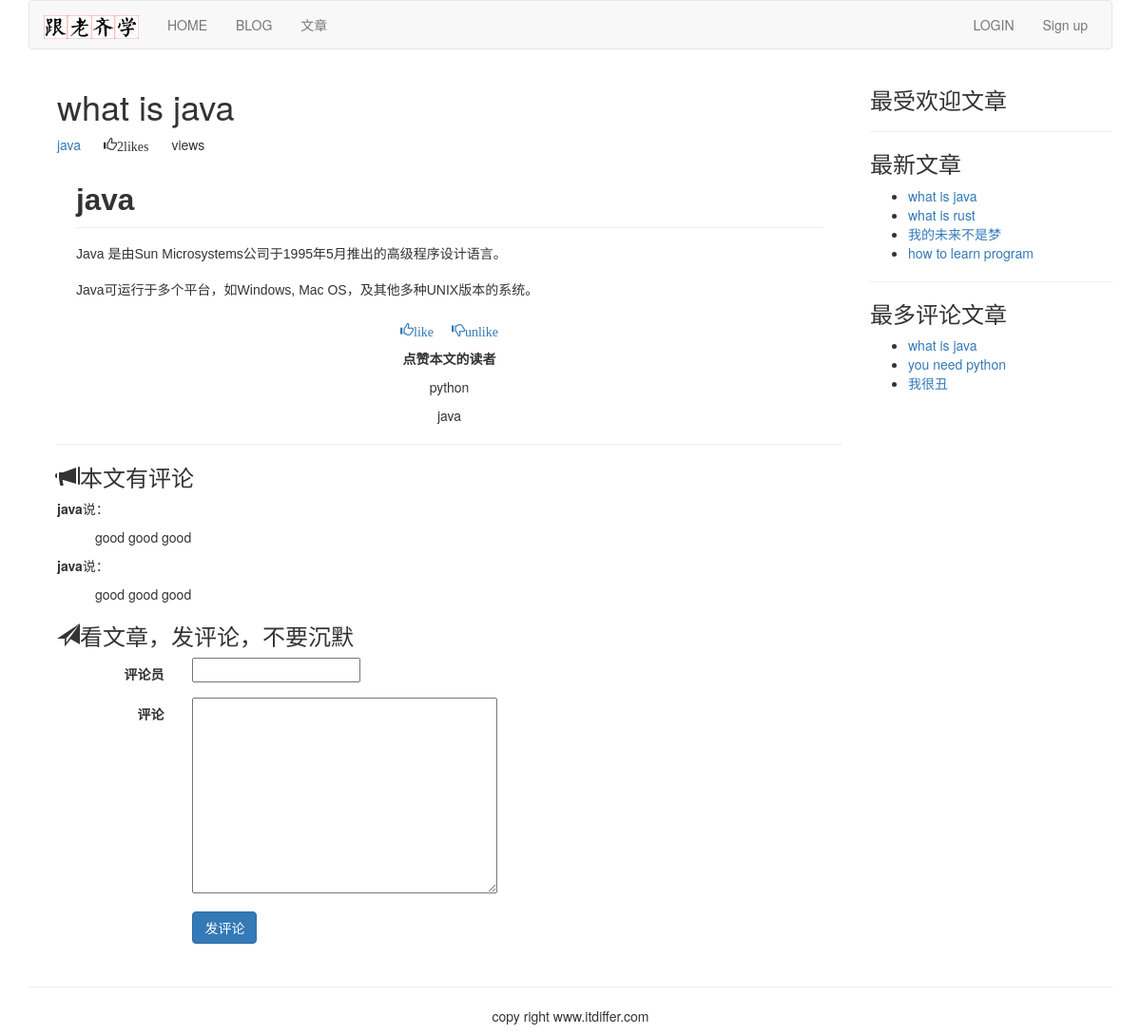
Screenshot of /article/list-article-detail/7/what-is-java/ with the database file from the repository.
### article/models.py (models this page shows, shortened)
class ArticlePost(models.Model):
	author = models.ForeignKey(User, on_delete=models.CASCADE, related_name="article")
	title = models.CharField(max_length=200)
	slug = models.SlugField(max_length=500)
	column = models.ForeignKey(ArticleColumn, on_delete=models.CASCADE, related_name="article_column")
	body = models.TextField()
	created = models.DateTimeField(default=timezone.now)    #②
	updated = models.DateTimeField(auto_now=True)
	users_like = models.ManyToManyField(User, related_name="articles_like", blank=True)
	class Meta:
		ordering = ("-updated",)
		index_together = (('id', 'slug'),)    #③
	def get_url_path(self):
		return reverse("article:list_article_detail", args=[self.id, self.slug])

class Comment(models.Model):
	article = models.ForeignKey(ArticlePost, on_delete=models.CASCADE, related_name="comments")    #①
	commentator = models.CharField(max_length=90)
	body = models.TextField()
	created = models.DateTimeField(auto_now_add=True)
	class Meta:
		ordering = ('-created',)    #②

### article/list_views.py (the view)
# urls.py: re_path(r'^article-detail/(?P<id>\d+)/(?P<slug>[-\w]+)/$', views.article_detail, name="article_detail"),
def article_detail(request, id, slug):
	article = get_object_or_404(ArticlePost, id=id, slug=slug)
	total_views = r.incr("article:{}:views".format(article.id))
	r.zincrby('article_ranking', article.id, 1)
	article_ranking = r.zrange('article_ranking', 0, -1, desc=True)[:10]
	article_ranking_ids = [int(id) for id in article_ranking]
	most_viewed = list(ArticlePost.objects.filter(id__in=article_ranking_ids))
	most_viewed.sort(key=lambda x: article_ranking_ids.index(x.id))
	if request.method == "POST":    #①
		comment_form = CommentForm(data=request.POST)
		if comment_form.is_valid():
			new_comment = comment_form.save(commit=False)
			new_comment.article = article
			new_comment.save()
	else:
		comment_form = CommentForm()
	return render(request, "article/list/article_detail.html", {"article":article, "total_views":total_views, "most_viewed": most_viewed, "comment_form":comment_form})

### article/forms.py
class CommentForm(forms.ModelForm):
	class Meta:
		model = Comment
		fields = ("commentator", "body",)

### article/templatetags/article_tags.py (called while the page is built)
@register.inclusion_tag('article/list/latest_articles.html')    #①
def latest_articles(n=5):    #②
	latest_articles = ArticlePost.objects.order_by("-created")[:n]    #③
	return {"latest_articles": latest_articles}    #④

@register.simple_tag    #①
def most_commented_articles(n=3):    #②
	return ArticlePost.objects.annotate(total_comments=Count('comments')).order_by("-total_comments")[:n]    #③

@register.filter(name='markdown')    #①
def markdown_filter(text):    #②
	return mark_safe(markdown.markdown(text))    #③

### templates/article/list/article_detail.html (shortened to what this page needs)
{% extends "base.html" %}
{% load article_tags %}
{% load staticfiles %}
{% block content %}
{% with total_likes=article.users_like.count users_like=article.users_like.all %}
<div class="container">
<div class="col-md-9">
    <header>
        <h1>{{ article.title }}</h1>
        <p>
        <a href="{% url 'article:author_articles' article.author.username %}">
            {{ article.author.username }}
        </a>
        <span style="margin-left:20px" class="glyphicon glyphicon-thumbs-up">{{ total_likes }}like{{ total_likes | pluralize }}</span>
        <span style="margin-left: 20px">{{ total_views }}view{{ total_views | pluralize }}</span>
    </p>
    </header>
    <link rel="stylesheet" href="{% static 'editor/css/editormd.preview.css' %}" />
    <div id='editormd-view'>
{{ article.body | markdown }}
    </div>
    <div>
        <p class="text-center">
            <a onclick="like_article({{article.id}}, 'like')" href="#"><span class="glyphicon glyphicon-thumbs-up">like</span></a>
            <a onclick="like_article({{article.id}}, 'unlike')" href="#"><span style="margin-left: 15px;" class="glyphicon glyphicon-thumbs-down">unlike</span></a>
        </p>
    </div>
    <div>
        <p class="text-center"><strong>点赞本文的读者</strong></p>
        {% for user in article.users_like.all %}
        <p class="text-center">{{ user.username }}</p>
        {% empty %}
        <p class="text-center">还没有人对此文章表态</p>
        {% endfor %}
    </div>
    <hr>
    <div>
        <h3><span class="glyphicon glyphicon-bullhorn"></span>本文有{{ comments.count }}评论</h3>
        {% for comment in article.comments.all %}
        <div>
            <p><strong>{{ comment.commentator }}</strong>说：</p>
            <p style="margin-left:40px;">{{ comment.body }}</p>
        </div>
        {% empty %}
        <p>没有评论</p>
        {% endfor %}
        <h3><span class="glyphicon glyphicon-send"></span>看文章，发评论，不要沉默</h3>
        <form action="." method="post" class="form-horizontal" role="form">{% csrf_token %}
            <div class="form-group">
                <label for="inputEmail3" class="col-sm-2 control-label">评论员</label>
                <div class="col-sm-10">
                    {{ comment_form.commentator}}
                </div>
            </div>
            <div class="form-group">
                <label for="inputEmail3" class="col-sm-2 control-label">评论</label>
                <div class="col-sm-10">
                    {{ comment_form.body }}
                </div>
            </div>
            <div class="form-group">
                <div class="col-sm-offset-2 col-sm-10">
                    <p><input type="submit" name="" value="发评论" class="btn btn-primary"></p>
                </div>
            </div>
        </form>
    </div>
</div>
<div class="col-md-3">
        <p class="text-center"><h3>最受欢迎文章</h3></p>
        <hr>
        <p class="text-center"><h3>最新文章</h3></p>
        {% latest_articles 4 %}
        <hr>
        <p class="text-center"><h3>最多评论文章</h3></p>
        {% most_commented_articles as most_comments %}
        <ul>
            {% for comment_article in most_comments %}
        <li>
            <a href="{{comment_article.get_url_path}}">{{ comment_article.title }}</a>
        </li>
        {% endfor %}
        </ul>
</div>
</div>
{% endwith %}
{% endblock %}

### templates/article/list/latest_articles.html
<ul>
    {% for article in latest_articles %}
    <li>
        <a href="{{ article.get_url_path }}">{{ article.title }}</a>
    </li>
    {% endfor %}
</ul>

### static/editor/css/editormd.preview.css (style rules this page uses)
.markdown-body { -ms-text-size-adjust: 100%; -webkit-text-size-adjust: 100%; color: #333; overflow: hidden; font-family: "Microsoft YaHei", Helvetica, "Meiryo UI", "Malgun Gothic", "Segoe UI", "Trebuchet MS", "Monaco", monospace, Tahoma, STXihei, "华文细黑", STHeiti, "Helvetica Neue", "Droid Sans", "wenquanyi micro hei", FreeSans, Arimo, Arial, SimSun, "宋体", Heiti, "黑体", sans-serif; font-size: 16px; line-height: 1.6; word-wrap: break-word; }
.markdown-body h1 { font-size: 2em; margin: 0.67em 0; }
.markdown-body * { -moz-box-sizing: border-box; box-sizing: border-box; }
.markdown-body h1, .markdown-body h2, .markdown-body h3, .markdown-body h4, .markdown-body h5, .markdown-body h6 { margin-top: 15px; margin-bottom: 15px; line-height: 1.1; }
.markdown-body h1 { font-size: 30px; }
.markdown-body > *:first-child { margin-top: 0 !important; }
.markdown-body > *:last-child { margin-bottom: 0 !important; }
.markdown-body h1, .markdown-body h2, .markdown-body h3, .markdown-body h4, .markdown-body h5, .markdown-body h6 { position: relative; margin-top: 1em; margin-bottom: 16px; font-weight: bold; line-height: 1.4; }
.markdown-body h1 { padding-bottom: 0.3em; font-size: 2.25em; line-height: 1.2; border-bottom: 1px solid #eee; }
.markdown-body p, .markdown-body blockquote, .markdown-body ul, .markdown-body ol, .markdown-body dl, .markdown-body table, .markdown-body pre { margin-top: 0; margin-bottom: 16px; }
.editormd-preview-container, .editormd-html-preview { text-align: left; font-size: 14px; line-height: 1.6; padding: 20px; overflow: auto; width: 100%; background-color: #fff; }

### rows the page displays
ArticlePost: title "what is java", author.username "java", body "java Java 是由Sun Microsystems公司于1995年5月推出的高级程序设计语言。 Java可运行于多个平台，如Windows, Mac OS，及其他多种UNIX版本的系统。"
Comment: commentator "java", body "good good good"
Comment: commentator "java", body "good good good"
ArticlePost: title "what is rust"
ArticlePost: title "我的未来不是梦"
ArticlePost: title "how to learn program"
ArticlePost: title "you need python"
ArticlePost: title "我很丑"

### other values shown
{{ total_likes }} "2"
{{ total_likes | pluralize }} "s"
{{ total_views | pluralize }} "s"
{{ user.username }} "python"
{{ user.username }} "java"
